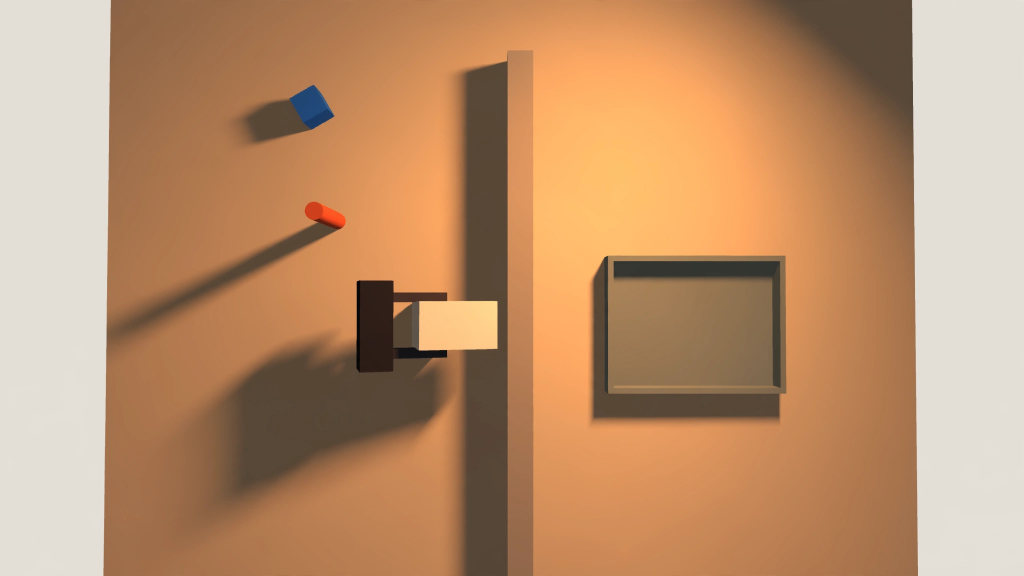
#> input picture data/cassettes_meta/muse-image-1.0/001e2adc21b6cb782adc82d1_0.webp, 2048 x 1152 px (shown at 1/2 size); its folder holds only this picture in this run
$ python -i geometry.py   (imports and definitions only)
#> lines starting #> are read from the running program, lines starting #| are printed output that depends on the picture; after the words box and inside, x2 and y2 are one past the last pixel; in counts of white or black regions, pixels touching at a corner belong together
#> further down, picture is the input picture: shape (1152, 2048, 3); mean B, G, R 108.7, 144.9, 188.3
"""Pixel-level check that an edited frame kept the kit objects' geometry.

The ground-truth masks belong to the original render. They stay valid for an
edited frame only if the edit left every object where it was, at the same size.
Colours may change freely (lighting, material), so the test compares where
the object outlines are, not their colour:

1. Framing. The edited image is resampled to the original size and brought
   back into register by one global similarity (scale about the centre and an
   integer shift), found by chamfer matching of edges. Image editors re-render
   the whole frame and drift by a few pixels; that camera-level drift is
   undone and reported, never applied per object. If the aspect ratio
   differs by more than 1 %, or no global similarity fits (mean edge distance
   above ``REG_MAX_FIT_PX``), the edit is ``reframed`` and no ground-truth
   mask applies.
2. Edges are taken from the gradient of the grey image divided by its local
   mean brightness, so a global change of illumination does not move or remove
   them. An edge pixel is one above ``EDGE_REL`` times the 99th percentile.
3. Per object, the outline of its ground-truth mask is matched against the
   edge map: ``support(d, s)`` is the share of outline pixels (shifted by d,
   scaled by s about the mask centre) that have an edge within 1 px.
   * ``kept``: the outline at d = 0, s = 1 keeps at least ``KEEP_REL`` of its
     support in the original, and no displaced outline does clearly better;
   * ``moved`` / ``resized``: a displaced or rescaled outline beats the
     original position by more than ``DISPLACE_MARGIN``;
   * ``missing``: no outline position keeps ``MISSING_REL`` of the original support;
   * ``weakened``: in between (outline partly lost, not displaced);
   * ``untested``: fewer than ``MIN_PIXELS`` visible pixels.

Thresholds were set on deterministic synthetic controls (``controls.py``,
exercised by the tests): illumination, colour, noise, blur and background
changes must pass; shifts of 4 px or more, 12 % rescaling and removal must be
flagged.
"""
from __future__ import annotations

from dataclasses import dataclass, field

import numpy as np
from scipy import ndimage

GLOBAL_SHIFT_PX = 3       # residual global shift after registration that still counts as reframed
REG_SCALES = (0.97, 0.98, 0.99, 1.0, 1.01, 1.02, 1.03)
REG_SHIFT_PX = 20
REG_MAX_FIT_PX = 2.5
REG_BAND_PX = 8           # registration uses original edges within this distance of a foreground mask
REG_MIN_POINTS = 200
REG_MIN_REGION_POINTS = 25      # registration fit worse than this: the frame is not a re-lit copy (reframed)
SEARCH_PX = 10
SCALES = (0.88, 0.94, 1.0, 1.06, 1.12)
MIN_PIXELS = 120
EDGE_REL = 0.12
EDGE_SIGMA = 1.6          # px; edges at this scale tolerate mild blur
MOVE_MIN_ALIGNED_PX = 1.2  # moved/resized also needs the original outline position to fit this badly
CHAMFER_CAP = 8.0          # px; distances are capped so far-away outliers count as "no edge"
DISPLACE_GAIN_PX = 0.9     # a displaced outline must fit this much better (mean px) to count as moved
MISSING_PX = 3.0           # even the best outline position is this far (mean px) from edges: missing
WEAK_PX = 2.0              # aligned fit this far from edges, but not displaced: weakened
SUPPORTED_PX = 1.5         # outline points this close to an original edge are used as evidence
MIN_EVIDENCE = 30
CLASSES = ("cup", "block", "marker")


def to_gray(rgb: np.ndarray) -> np.ndarray:
    return rgb[..., :3].astype(np.float32) @ np.array([0.299, 0.587, 0.114], np.float32)
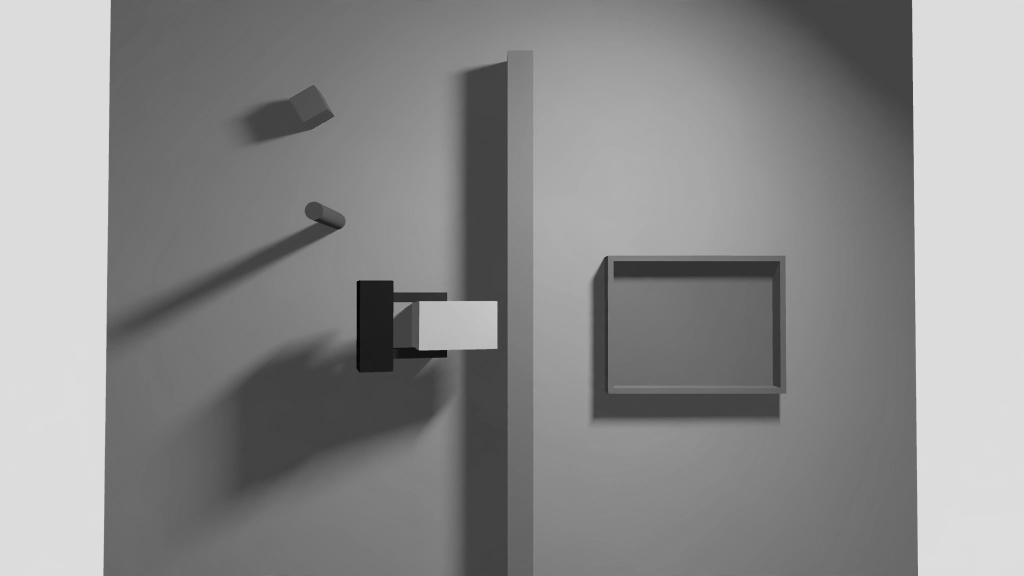
#> returned value: shape (1152, 2048) float32 (shown at 1/2 size); min 0.684, max 228.2, mean 139


def edge_map(rgb: np.ndarray) -> np.ndarray:
    """Thin edges: gradient of the grey image divided by local mean brightness
    (so a global illumination change keeps them), non-maximum suppressed along
    the gradient direction, above ``EDGE_REL`` of the 99.5th percentile."""
    g = ndimage.gaussian_filter(to_gray(rgb), EDGE_SIGMA)
    gx, gy = ndimage.sobel(g, 1), ndimage.sobel(g, 0)
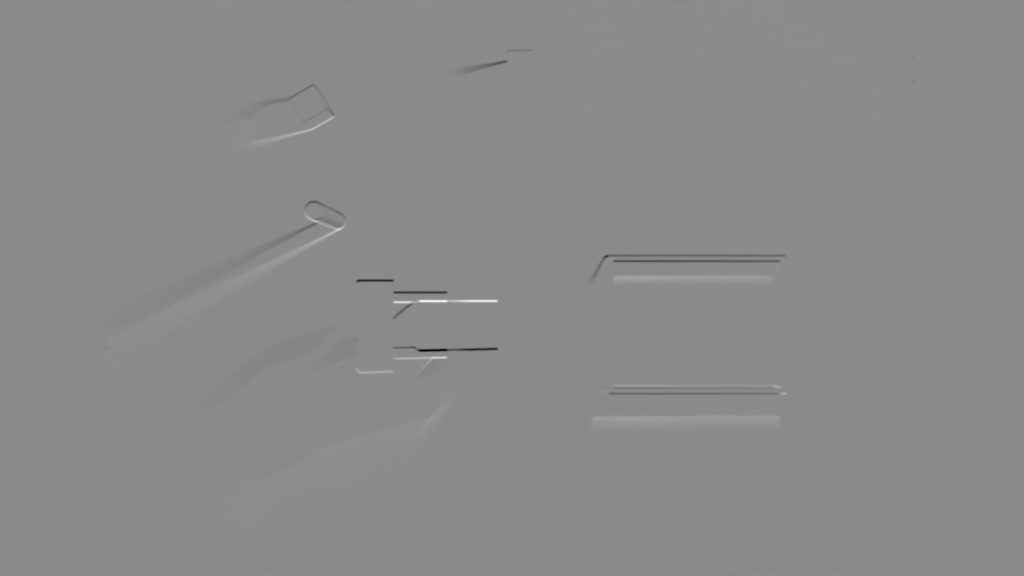
#> gy: shape (1152, 2048) float32 (shown at 1/2 size); min -304.6, max 255.6, mean 0; drawn with min black and max white
    mag = np.hypot(gx, gy) / (ndimage.uniform_filter(g, 15) + 8.0)
    ang = (np.rad2deg(np.arctan2(gy, gx)) + 180.0) % 180.0
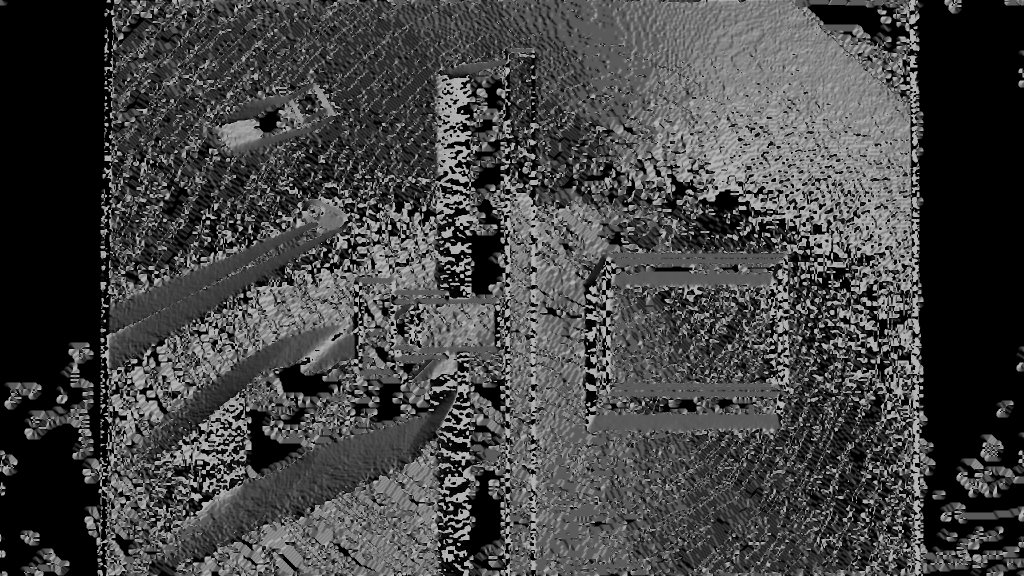
#> ang: shape (1152, 2048) float32 (shown at 1/2 size); min 0, max 180, mean 68.1
    q = ((ang + 22.5) // 45).astype(int) % 4          # 0: horizontal gradient, 1: 45, 2: vertical, 3: 135
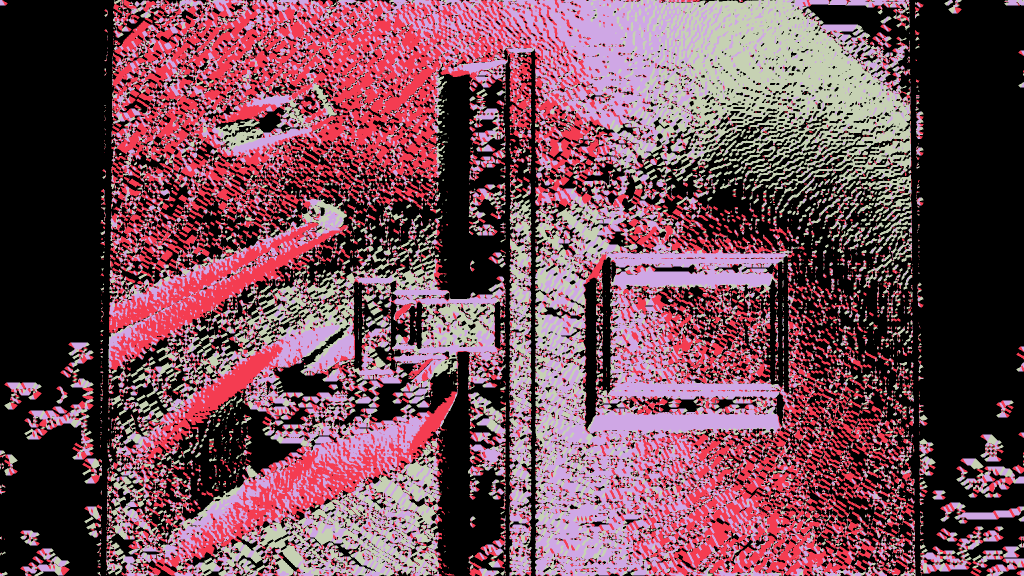
#> q: shape (1152, 2048) int64 (shown at 1/2 size); 4 distinct labels, from 0 to 3; one colour per label, 0 black
    pad = np.pad(mag, 1, mode="edge")
    H, W = mag.shape
#> H = 1152; W = 2048
    c = pad[1:H + 1, 1:W + 1]
    nb = {0: ((0, 1), (0, -1)), 1: ((1, 1), (-1, -1)), 2: ((1, 0), (-1, 0)), 3: ((1, -1), (-1, 1))}
    keep = np.zeros_like(mag, bool)
    for k, ((ay, ax), (by, bx)) in nb.items():
        a = pad[1 + ay:H + 1 + ay, 1 + ax:W + 1 + ax]
        b = pad[1 + by:H + 1 + by, 1 + bx:W + 1 + bx]
        keep |= (q == k) & (c >= a) & (c >= b)
#> this loop made 4 passes
#> pass 1, in edge_map, `keep |= (q == k) & (c >= a) & (c >= b)`:
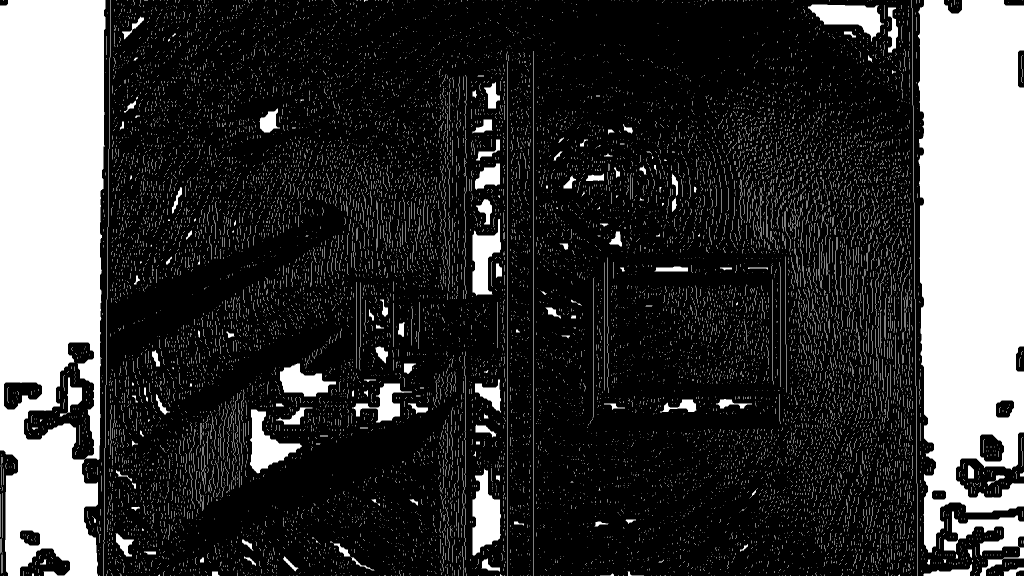
#> keep: shape (1152, 2048) bool (shown at 1/2 size); 23% white; 14349 white regions (13681 under 20 px), largest, box (x1, y1, x2, y2) and area: (0, 0, 211, 1152) 203558, (1836, 0, 2048, 1105) 194498, (1888, 1023, 2048, 1152) 6590
#> after the loop:
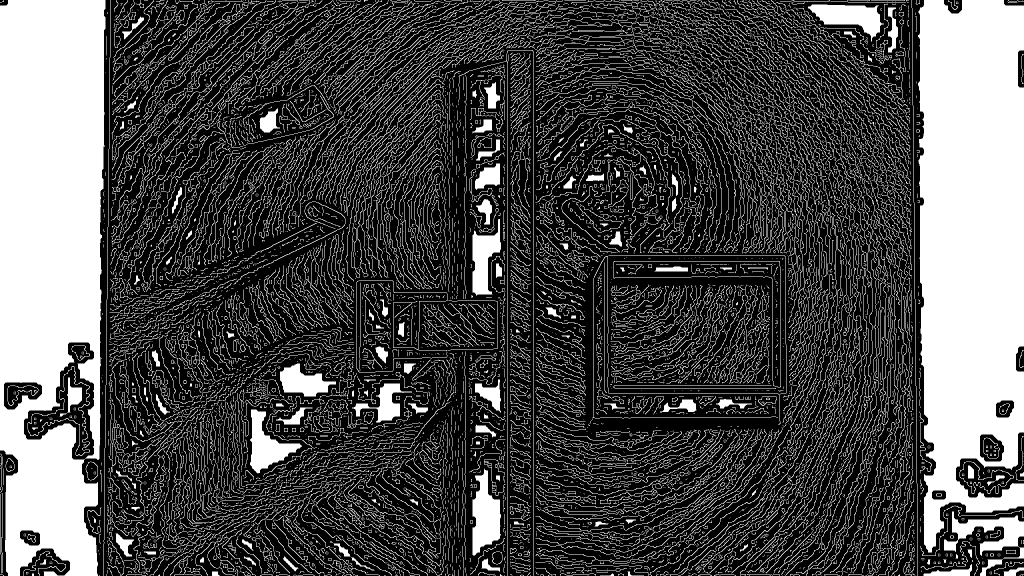
#> keep: shape (1152, 2048) bool (shown at 1/2 size); 31.1% white; 13050 white regions (10339 under 20 px), largest, box (x1, y1, x2, y2) and area: (0, 0, 211, 1152) 203558, (1836, 0, 2048, 1105) 194498, (1888, 1023, 2048, 1152) 6590
    thr = EDGE_REL * float(np.percentile(mag, 99.5))
#> thr = 0.13
    return keep & (mag > thr)
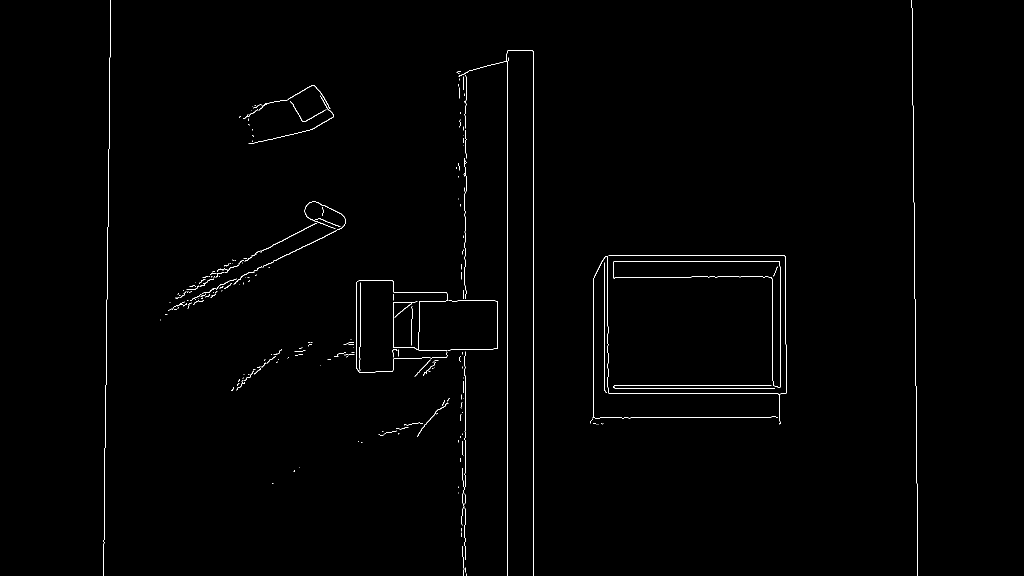
#> returned value: shape (1152, 2048) bool (shown at 1/2 size); 0.64% white in thin lines or dots, all inside (x1, y1, x2, y2) = (207, 0, 1836, 1152)


# [36 lines left out: functions resample_to, _region_points, _search, not called in this run]


def _half(rgb: np.ndarray) -> np.ndarray:
    from PIL import Image
    return np.asarray(Image.fromarray(rgb).resize((rgb.shape[1] // 2, rgb.shape[0] // 2), Image.BILINEAR))


# [64 lines left out: functions register, warp_similarity, global_shift, not called in this run]


@dataclass
class ObjectGeometry:
    cls: str
    verdict: str                 # kept | moved | resized | missing | weakened | untested
    pixels: int
    shift_px: tuple[float, float] = (0.0, 0.0)
    scale: float = 1.0
    fit_original: float = 0.0     # mean outline-to-edge distance, px
    fit_aligned: float = 0.0
    fit_best: float = 0.0
    note: str = ""


@dataclass
class GeometryReport:
    verdict: str                 # preserved | changed | reframed
    size_in: tuple[int, int]
    size_out: tuple[int, int]
    global_shift_px: tuple[int, int]
    objects: dict[str, ObjectGeometry] = field(default_factory=dict)
    registration: dict = field(default_factory=dict)

    def changed_objects(self) -> list[str]:
        return [k for k, o in self.objects.items() if o.verdict in ("moved", "resized", "missing")]

    # [4 lines left out: function to_dict, not called in this run]


def _outline(mask: np.ndarray) -> np.ndarray:
    return mask & ~ndimage.binary_erosion(mask, iterations=1, border_value=1)


# [136 lines left out: functions _scaled_outline_points, _chamfer, _evidence, check_object, check_geometry, not called in this run]

>>> import cv2
>>> picture = cv2.imread('../../data/cassettes_meta/muse-image-1.0/001e2adc21b6cb782adc82d1_0.webp')
>>> result = edge_map(picture)
